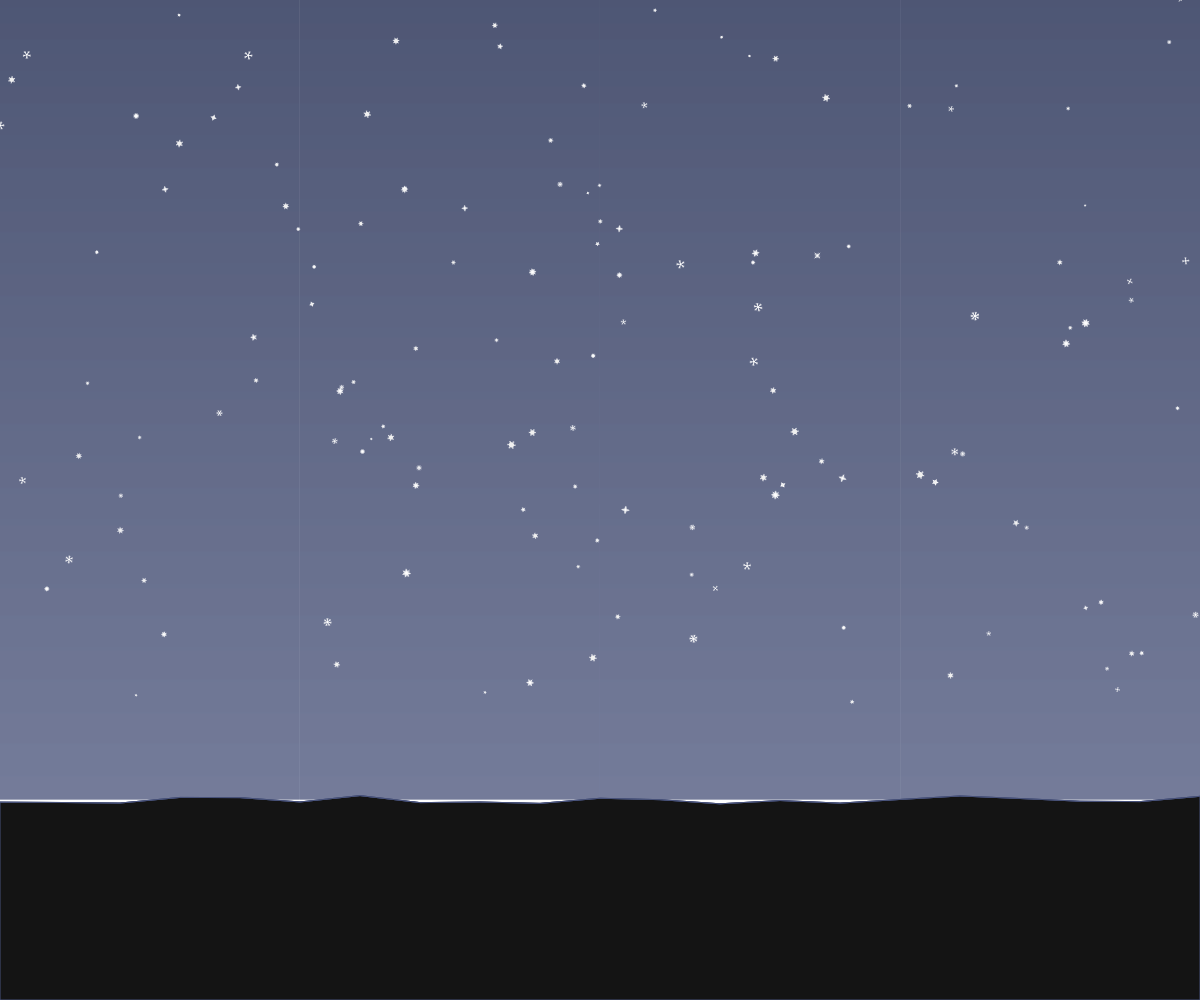
Frame 1 (no input)
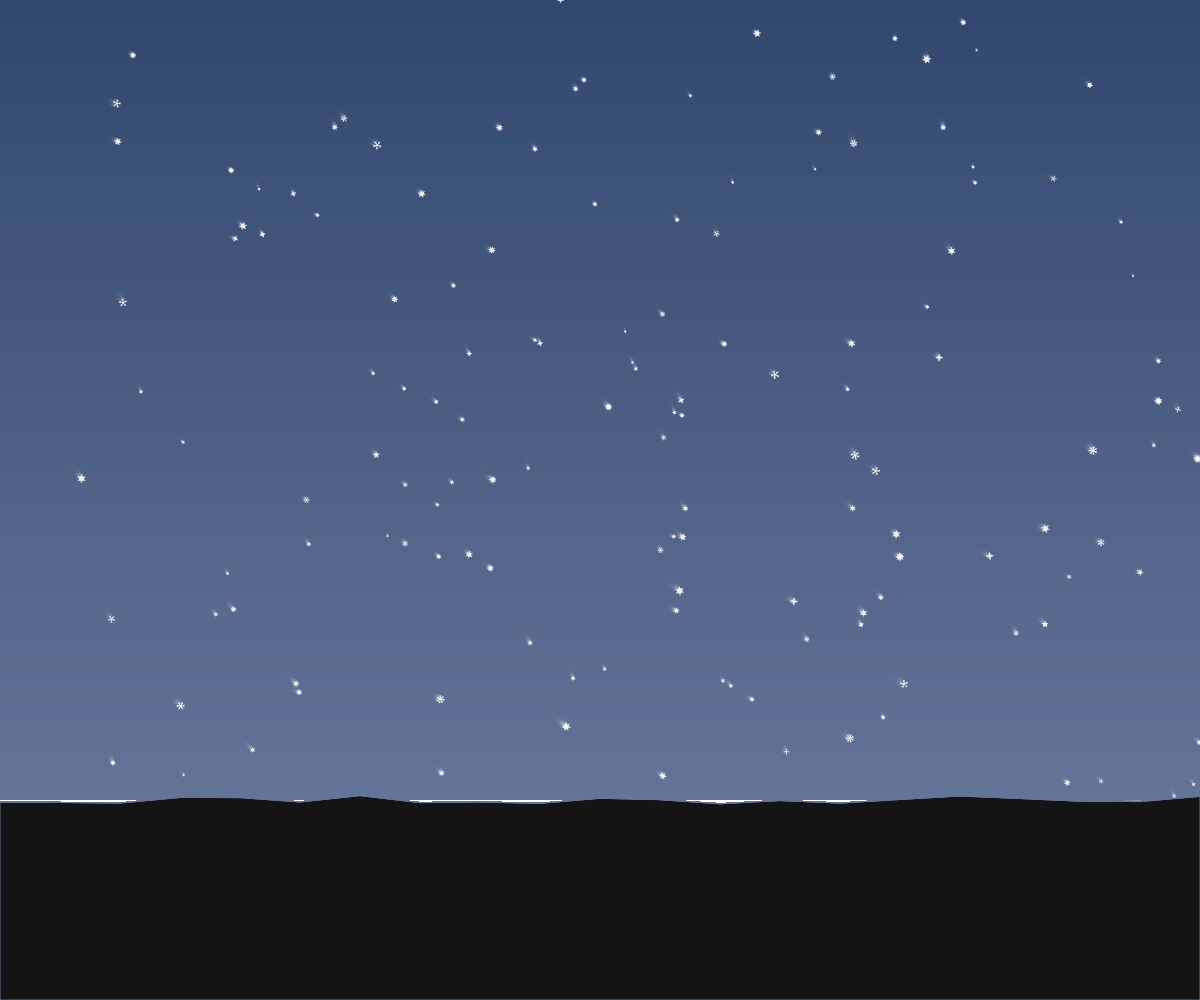
Frame 60 (no input)
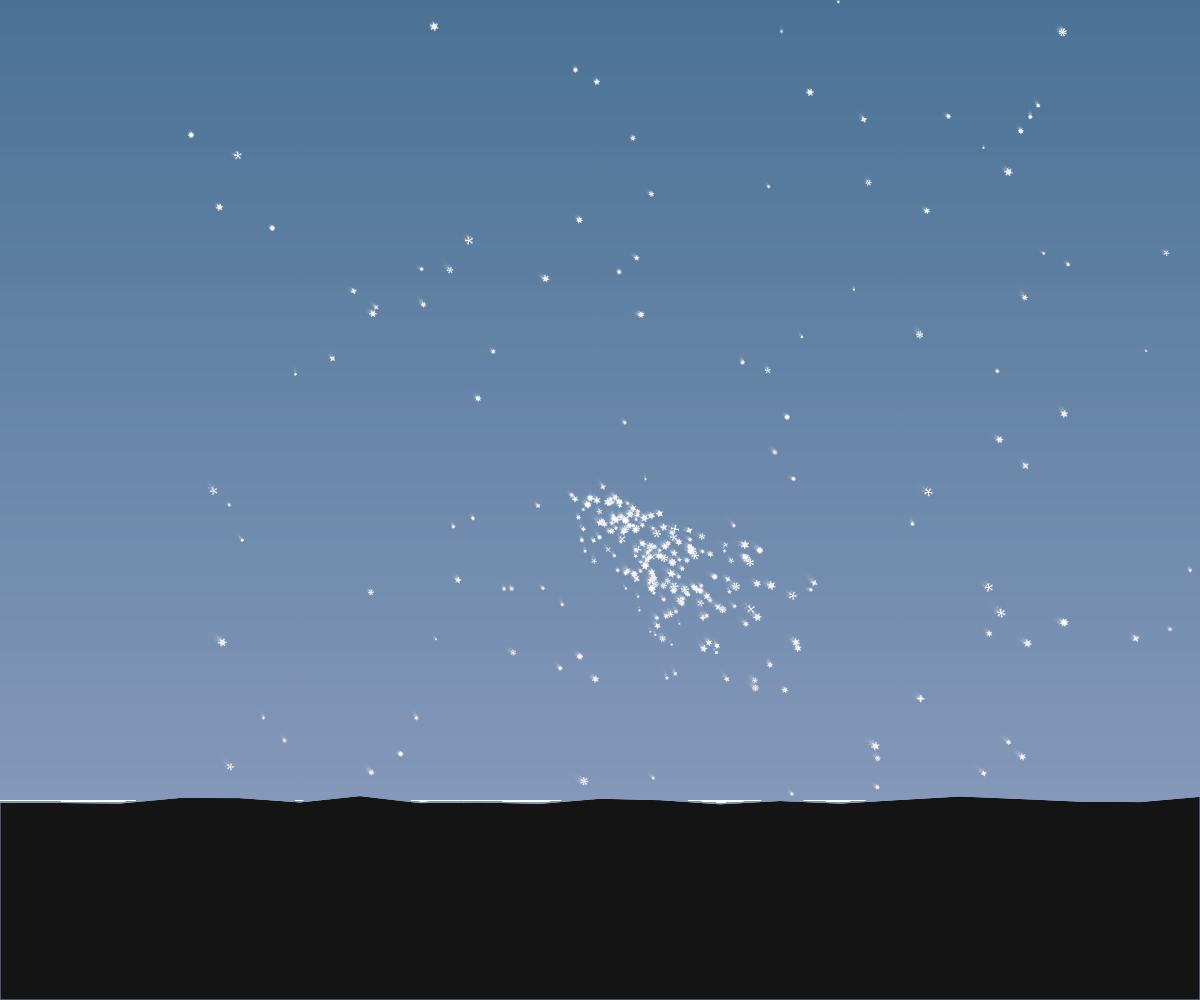
Frame 120 (the mouse pressed at the canvas centre since frame 60)

The p5.js sketch that drew these frames (run headless with seeded random() and noise() and a simulated clock; from frame 60 on, the mouse is pressed at the canvas centre):

// p5.js sketch
// ── sketch.js
// 定义全局变量
let snowflakes = []; // 存储雪花的数组
let groundSnow = []; // 存储地面积雪的数组
let skyColor; // 天空颜色
let timeOfDay = 0; // 时间进度 (0-1循环)
let timeSpeed = 0.001; // 时间流逝速度
let windStrength = 0; // 风力强度
let windDirection = 1; // 风向 (1为右，-1为左)
let windChangeTimer = 0; // 风力变化计时器
let groundHeight; // 地面高度
let groundSegments = 20; // 地面分段数
let ground = []; // 地面数组
let maxSnowflakes = 250; // 最大雪花数量
let snowDistribution = []; // 雪花分布密度图

// 设置函数，在程序开始时运行一次
function setup() {
  createCanvas(windowWidth, windowHeight);
  
  // 设置地面高度为画布高度的80%
  groundHeight = height * 0.8;
  
  // 初始化地面分段
  initGround();
  
  // 初始化雪花分布密度图 - 创建更自然的分布
  for (let i = 0; i < width; i += 10) {
    // 使用柏林噪声创建自然分布
    let noiseVal = noise(i * 0.01, frameCount * 0.001);
    snowDistribution.push(noiseVal);
  }
  
  // 创建初始雪花 - 使用分布密度图
  for (let i = 0; i < 150; i++) {
    let newFlake = createSnowflake();
    
    // 根据分布密度图调整初始位置
    let index = floor(random(snowDistribution.length));
    let densityFactor = snowDistribution[index];
    
    // 使用密度因子影响x位置
    newFlake.x = map(index, 0, snowDistribution.length - 1, 0, width) + 
                random(-20, 20) * densityFactor;
    
    // 随机y位置，但使其分布在整个画布高度
    newFlake.y = random(-50, height * 0.7);
    
    snowflakes.push(newFlake);
  }
}

// 初始化地面分段
function initGround() {
  // 清空地面数组
  ground = [];
  
  // 创建地面分段
  let segmentWidth = width / groundSegments;
  
  for (let i = 0; i <= groundSegments; i++) {
    let x = i * segmentWidth;
    let y = groundHeight + random(-5, 5); // 略微不平的地面
    ground.push({
      x: x,
      y: y,
      snowHeight: 0, // 积雪高度
      maxSnowHeight: random(20, 40) // 最大积雪高度
    });
  }
}

// 绘制函数，每帧重复运行
function draw() {
  // 更新时间
  updateTime();
  
  // 更新风力
  updateWind();
  
  // 绘制天空
  drawSky();
  
  // 更新和绘制雪花
  updateAndDrawSnowflakes();
  
  // 绘制地面和积雪
  drawGround();
}

// 更新时间
function updateTime() {
  timeOfDay += timeSpeed;
  if (timeOfDay > 1) {
    timeOfDay = 0;
  }
}

// 更新风力
function updateWind() {
  windChangeTimer -= 1;
  
  // 随机改变风力
  if (windChangeTimer <= 0) {
    // 设置新的风力和方向
    windStrength = random(0, 2);
    if (random() < 0.3) { // 30%的概率改变风向
      windDirection = -windDirection;
    }
    
    // 设置下一次风力变化的时间
    windChangeTimer = random(100, 300);
  }
}

// 绘制天空
function drawSky() {
  // 根据时间确定天空颜色
  let skyColors = getSkyColors(timeOfDay);
  
  // 创建渐变背景
  for (let y = 0; y < groundHeight; y++) {
    let inter = map(y, 0, groundHeight, 0, 1);
    let c = lerpColor(skyColors.top, skyColors.bottom, inter);
    stroke(c);
    line(0, y, width, y);
  }
}

// 根据时间获取天空颜色
function getSkyColors(time) {
  let topColor, bottomColor;
  
  if (time < 0.25) { // 日出 (0-0.25)
    // 从深蓝到淡蓝
    let t = map(time, 0, 0.25, 0, 1);
    topColor = lerpColor(color(20, 30, 70), color(135, 206, 235), t);
    bottomColor = lerpColor(color(70, 80, 120), color(200, 230, 255), t);
  } else if (time < 0.5) { // 正午 (0.25-0.5)
    // 从淡蓝到亮蓝
    let t = map(time, 0.25, 0.5, 0, 1);
    topColor = lerpColor(color(135, 206, 235), color(100, 180, 255), t);
    bottomColor = lerpColor(color(200, 230, 255), color(220, 240, 255), t);
  } else if (time < 0.75) { // 傍晚 (0.5-0.75)
    // 从亮蓝到深蓝
    let t = map(time, 0.5, 0.75, 0, 1);
    topColor = lerpColor(color(100, 180, 255), color(20, 30, 70), t);
    bottomColor = lerpColor(color(220, 240, 255), color(70, 80, 120), t);
  } else { // 夜晚 (0.75-1)
    // 保持深蓝
    topColor = color(20, 30, 70);
    bottomColor = color(70, 80, 120);
  }
  
  return { top: topColor, bottom: bottomColor };
}

// 创建雪花
function createSnowflake() {
  // 随机选择雪花类型 (0-3)
  let flakeType = floor(random(4));
  
  return {
    x: random(width),
    y: random(-100, -10),
    size: random(3, 8),
    speed: random(0.8, 3),
    wobble: random(0, PI * 2), // 摇摆初始相位
    wobbleSpeed: random(0.01, 0.05), // 摇摆速度
    meltSpeed: random(0.01, 0.03), // 融化速度
    rotation: random(0, PI * 2), // 旋转角度
    rotationSpeed: random(-0.02, 0.02), // 旋转速度
    opacity: random(180, 255), // 透明度
    type: flakeType, // 雪花类型
    arms: floor(random(4, 9)), // 雪花臂数 (4-8)
    detail: random(0.2, 0.5) // 雪花细节复杂度
  };
}

// 绘制精致的雪花
function drawDetailedSnowflake(x, y, size, rotation, type, arms, detail, opacity) {
  push();
  translate(x, y);
  rotate(rotation);
  
  noStroke();
  fill(255, 255, 255, opacity);
  
  if (type === 0) {
    // 简单六角形雪花
    drawSimpleSnowflake(size, arms);
  } else if (type === 1) {
    // 带分支的雪花
    drawBranchedSnowflake(size, arms, detail);
  } else if (type === 2) {
    // 星形雪花
    drawStarSnowflake(size, arms);
  } else {
    // 晶体雪花
    drawCrystalSnowflake(size, detail);
  }
  
  pop();
}

// 简单六角形雪花
function drawSimpleSnowflake(size, arms) {
  let armLength = size / 2;
  
  // 绘制主干
  for (let i = 0; i < arms; i++) {
    let angle = TWO_PI * i / arms;
    let x2 = cos(angle) * armLength;
    let y2 = sin(angle) * armLength;
    
    // 主干
    strokeWeight(size / 10);
    stroke(255);
    line(0, 0, x2, y2);
    
    // 小分支
    let branchLength = armLength * 0.4;
    let branchAngle1 = angle + PI / 6;
    let branchAngle2 = angle - PI / 6;
    
    let bx1 = x2 * 0.6 + cos(branchAngle1) * branchLength;
    let by1 = y2 * 0.6 + sin(branchAngle1) * branchLength;
    let bx2 = x2 * 0.6 + cos(branchAngle2) * branchLength;
    let by2 = y2 * 0.6 + sin(branchAngle2) * branchLength;
    
    strokeWeight(size / 15);
    line(x2 * 0.6, y2 * 0.6, bx1, by1);
    line(x2 * 0.6, y2 * 0.6, bx2, by2);
  }
  
  // 中心点
  noStroke();
  fill(255);
  ellipse(0, 0, size / 5);
}

// 带分支的雪花
function drawBranchedSnowflake(size, arms, detail) {
  let armLength = size / 2;
  
  for (let i = 0; i < arms; i++) {
    let angle = TWO_PI * i / arms;
    
    push();
    rotate(angle);
    
    // 主干
    strokeWeight(size / 12);
    stroke(255);
    line(0, 0, armLength, 0);
    
    // 分支
    let branchCount = floor(3 + detail * 2);
    let branchSpacing = armLength / (branchCount + 1);
    
    for (let j = 1; j <= branchCount; j++) {
      let branchX = j * branchSpacing;
      let branchLength = map(j, 1, branchCount, armLength * 0.3, armLength * 0.15);
      
      strokeWeight(size / 15);
      line(branchX, 0, branchX, branchLength);
      line(branchX, 0, branchX, -branchLength);
    }
    
    pop();
  }
  
  // 中心点
  noStroke();
  fill(255);
  ellipse(0, 0, size / 4);
}

// 星形雪花
function drawStarSnowflake(size, arms) {
  noStroke();
  
  // 外部点
  beginShape();
  for (let i = 0; i < arms * 2; i++) {
    let angle = TWO_PI * i / (arms * 2);
    let r = (i % 2 === 0) ? size / 2 : size / 4;
    let x = cos(angle) * r;
    let y = sin(angle) * r;
    vertex(x, y);
  }
  endShape(CLOSE);
  
  // 中心点
  fill(240);
  ellipse(0, 0, size / 3);
}

// 晶体雪花
function drawCrystalSnowflake(size, detail) {
  // 六边形晶体
  let hexSize = size * 0.4;
  
  // 内部六边形
  fill(240);
  beginShape();
  for (let i = 0; i < 6; i++) {
    let angle = TWO_PI * i / 6;
    let x = cos(angle) * hexSize;
    let y = sin(angle) * hexSize;
    vertex(x, y);
  }
  endShape(CLOSE);
  
  // 外部结晶结构
  stroke(255, 255, 255, 200);
  strokeWeight(size / 20);
  
  for (let i = 0; i < 6; i++) {
    let angle = TWO_PI * i / 6;
    let x1 = cos(angle) * hexSize;
    let y1 = sin(angle) * hexSize;
    let x2 = cos(angle) * size / 2;
    let y2 = sin(angle) * size / 2;
    
    line(x1, y1, x2, y2);
    
    // 添加小晶体分支
    let subBranches = floor(2 + detail * 4);
    for (let j = 1; j <= subBranches; j++) {
      let t = j / (subBranches + 1);
      let subX = lerp(x1, x2, t);
      let subY = lerp(y1, y2, t);
      
      let subAngle1 = angle + PI/3;
      let subAngle2 = angle - PI/3;
      let subLength = size * 0.1 * (1 - t);
      
      let sx1 = subX + cos(subAngle1) * subLength;
      let sy1 = subY + sin(subAngle1) * subLength;
      let sx2 = subX + cos(subAngle2) * subLength;
      let sy2 = subY + sin(subAngle2) * subLength;
      
      strokeWeight(size / 25);
      line(subX, subY, sx1, sy1);
      line(subX, subY, sx2, sy2);
    }
  }
}

// 更新和绘制雪花
function updateAndDrawSnowflakes() {
  // 根据鼠标位置添加新雪花
  if (mouseIsPressed && mouseY < height - 50) {
    for (let i = 0; i < 3; i++) {
      let newFlake = createSnowflake();
      newFlake.x = mouseX + random(-30, 30);
      newFlake.y = mouseY + random(-10, 10);
      snowflakes.push(newFlake);
    }
  }
  
  // 随机添加雪花 - 使分布更自然
  if (frameCount % 3 === 0 && snowflakes.length < maxSnowflakes) {
    // 计算当前雪花密度
    let density = snowflakes.length / maxSnowflakes;
    
    // 根据密度和风力调整添加概率
    if (random() > density * 0.8) {
      let newFlake = createSnowflake();
      
      // 使用密度图选择生成位置
      let index = floor(random(snowDistribution.length));
      let densityFactor = snowDistribution[index];
      
      // 更新密度图 - 使其随时间变化
      if (frameCount % 30 === 0) {
        snowDistribution[index] = noise(index * 0.01, frameCount * 0.001);
      }
      
      // 根据密度因子和风力调整生成位置
      let baseX = map(index, 0, snowDistribution.length - 1, 0, width);
      
      // 根据风力调整生成位置
      if (abs(windDirection * windStrength) > 0.3) {
        // 有明显风力时，从上风处生成更多雪花
        let windOffset = map(windDirection * windStrength, -1, 1, width * 0.3, -width * 0.3);
        baseX -= windOffset * densityFactor;
      }
      
      newFlake.x = baseX + random(-20, 20) * densityFactor;
      snowflakes.push(newFlake);
    }
  }
  
  // 绘制和更新所有雪花
  for (let i = snowflakes.length - 1; i >= 0; i--) {
    let flake = snowflakes[i];
    
    // 更新雪花位置
    flake.y += flake.speed * (1 + sin(frameCount * 0.01) * 0.1); // 添加微小的速度变化
    flake.wobble += flake.wobbleSpeed;
    
    // 更新旋转
    flake.rotation += flake.rotationSpeed;
    
    // 添加风力影响 - 根据雪花大小调整风力影响
    let windEffect = windStrength * windDirection * (flake.size / 4) * map(flake.y, 0, height, 0.5, 1.2);
    flake.x += sin(flake.wobble) * 0.7 + windEffect; // 增加摇摆幅度
    
    // 绘制精致雪花
    drawDetailedSnowflake(
      flake.x, 
      flake.y, 
      flake.size, 
      flake.rotation, 
      flake.type, 
      flake.arms, 
      flake.detail, 
      flake.opacity
    );
    
    // 检查是否到达地面
    let groundY = getGroundYAt(flake.x);
    if (flake.y > groundY - flake.size/2) {
      // 添加到地面积雪
      addSnowToGround(flake.x, flake.size * 0.5);
      
      // 移除雪花
      snowflakes.splice(i, 1);
    }
    
    // 如果雪花飞出画布，移除
    if (flake.x < -50 || flake.x > width + 50) {
      snowflakes.splice(i, 1);
    }
  }
}

// 获取指定x位置的地面y坐标
function getGroundYAt(x) {
  // 找到x所在的地面分段
  let segmentWidth = width / groundSegments;
  let i1 = floor(x / segmentWidth);
  let i2 = min(i1 + 1, groundSegments);
  
  // 确保索引在有效范围内
  i1 = constrain(i1, 0, groundSegments - 1);
  
  // 如果是最后一个点，直接返回
  if (i1 == groundSegments) {
    return ground[i1].y - ground[i1].snowHeight;
  }
  
  // 计算两点之间的插值
  let t = (x - ground[i1].x) / segmentWidth;
  let y1 = ground[i1].y - ground[i1].snowHeight;
  let y2 = ground[i2].y - ground[i2].snowHeight;
  
  // 线性插值计算y值
  return lerp(y1, y2, t);
}

// 向地面添加积雪
function addSnowToGround(x, size) {
  // 找到x所在的地面分段
  let segmentWidth = width / groundSegments;
  let i = floor(x / segmentWidth);
  
  // 确保索引在有效范围内
  i = constrain(i, 0, groundSegments - 1);
  
  // 增加积雪高度
  let snowAmount = map(size, 3, 8, 0.1, 0.3);
  ground[i].snowHeight += snowAmount;
  
  // 限制最大积雪高度
  ground[i].snowHeight = min(ground[i].snowHeight, ground[i].maxSnowHeight);
  
  // 平滑相邻积雪
  smoothSnow(i);
}

// 平滑积雪
function smoothSnow(index) {
  // 确保有相邻点
  if (index > 0 && index < groundSegments) {
    // 获取当前点和相邻点的积雪高度
    let leftHeight = ground[index-1].snowHeight;
    let currentHeight = ground[index].snowHeight;
    let rightHeight = ground[index+1].snowHeight;
    
    // 如果当前点比相邻点高出太多，平滑处理
    if (currentHeight > leftHeight + 5) {
      let diff = (currentHeight - leftHeight) * 0.2;
      ground[index].snowHeight -= diff;
      ground[index-1].snowHeight += diff;
    }
    
    if (currentHeight > rightHeight + 5) {
      let diff = (currentHeight - rightHeight) * 0.2;
      ground[index].snowHeight -= diff;
      ground[index+1].snowHeight += diff;
    }
  }
  
  // 随时间融化积雪
  let meltRate = map(timeOfDay, 0, 0.5, 0.001, 0.01); // 白天融化更快
  if (timeOfDay > 0.5) {
    meltRate = map(timeOfDay, 0.5, 1, 0.01, 0.001); // 晚上融化变慢
  }
  
  for (let i = 0; i <= groundSegments; i++) {
    ground[i].snowHeight = max(0, ground[i].snowHeight - meltRate);
  }
}

// 绘制地面和积雪
function drawGround() {
  // 绘制地面
  fill(20, 20, 20); // 深黑色地面
  beginShape();
  vertex(0, height);
  for (let i = 0; i <= groundSegments; i++) {
    vertex(ground[i].x, ground[i].y);
  }
  vertex(width, height);
  endShape(CLOSE);
  
  // 绘制积雪
  fill(255); // 白色积雪
  beginShape();
  for (let i = 0; i <= groundSegments; i++) {
    vertex(ground[i].x, ground[i].y - ground[i].snowHeight);
  }
  for (let i = groundSegments; i >= 0; i--) {
    vertex(ground[i].x, ground[i].y);
  }
  endShape(CLOSE);
}

// 窗口大小改变时调整画布大小
function windowResized() {
  resizeCanvas(windowWidth, windowHeight);
  groundHeight = height * 0.8;
  initGround();
}
